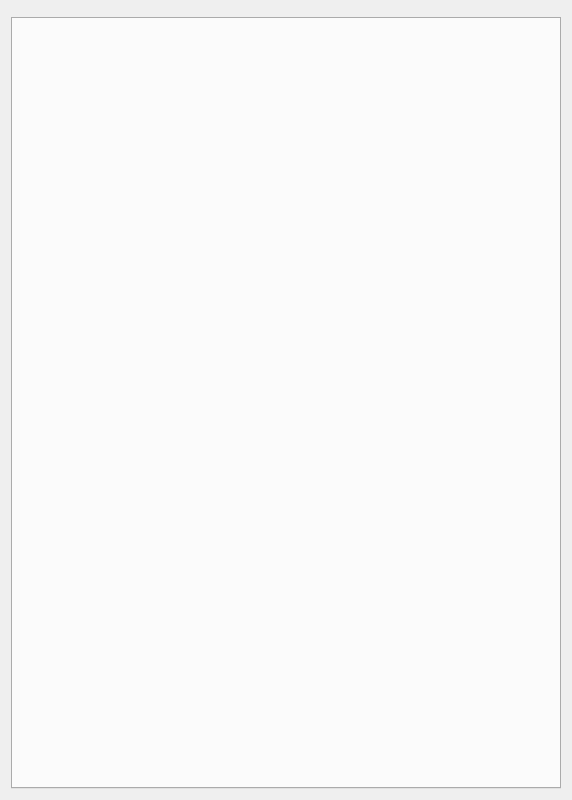
<?xml version="1.0" encoding="UTF-8"?>
<ui version="4.0">
 <class>MainWindow</class>
 <widget class="QWidget" name="MainWindow">
  <property name="geometry">
   <rect>
    <x>0</x>
    <y>0</y>
    <width>572</width>
    <height>800</height>
   </rect>
  </property>
  <property name="sizePolicy">
   <sizepolicy hsizetype="Preferred" vsizetype="Preferred">
    <horstretch>0</horstretch>
    <verstretch>0</verstretch>
   </sizepolicy>
  </property>
  <property name="minimumSize">
   <size>
    <width>0</width>
    <height>800</height>
   </size>
  </property>
  <property name="windowTitle">
   <string>MainWindow</string>
  </property>
  <layout class="QGridLayout" name="gridLayout">
   <item row="1" column="0">
    <layout class="QVBoxLayout" name="verticalLayout">
     <item>
      <widget class="QTabWidget" name="tabWidget">
       <property name="sizePolicy">
        <sizepolicy hsizetype="Expanding" vsizetype="Expanding">
         <horstretch>0</horstretch>
         <verstretch>1</verstretch>
        </sizepolicy>
       </property>
       <property name="currentIndex">
        <number>-1</number>
       </property>
      </widget>
     </item>
    </layout>
   </item>
   <item row="0" column="0">
    <widget class="ClientsHandler" name="clientsHandler" native="true">
     <property name="sizePolicy">
      <sizepolicy hsizetype="Preferred" vsizetype="Preferred">
       <horstretch>0</horstretch>
       <verstretch>0</verstretch>
      </sizepolicy>
     </property>
     <property name="maximumSize">
      <size>
       <width>16777215</width>
       <height>150</height>
      </size>
     </property>
    </widget>
   </item>
  </layout>
 </widget>
 <layoutdefault spacing="6" margin="11"/>
 <customwidgets>
  <customwidget>
   <class>ClientsHandler</class>
   <extends>QWidget</extends>
   <header>clientshandler.h</header>
   <container>1</container>
  </customwidget>
 </customwidgets>
 <resources/>
 <connections/>
</ui>
